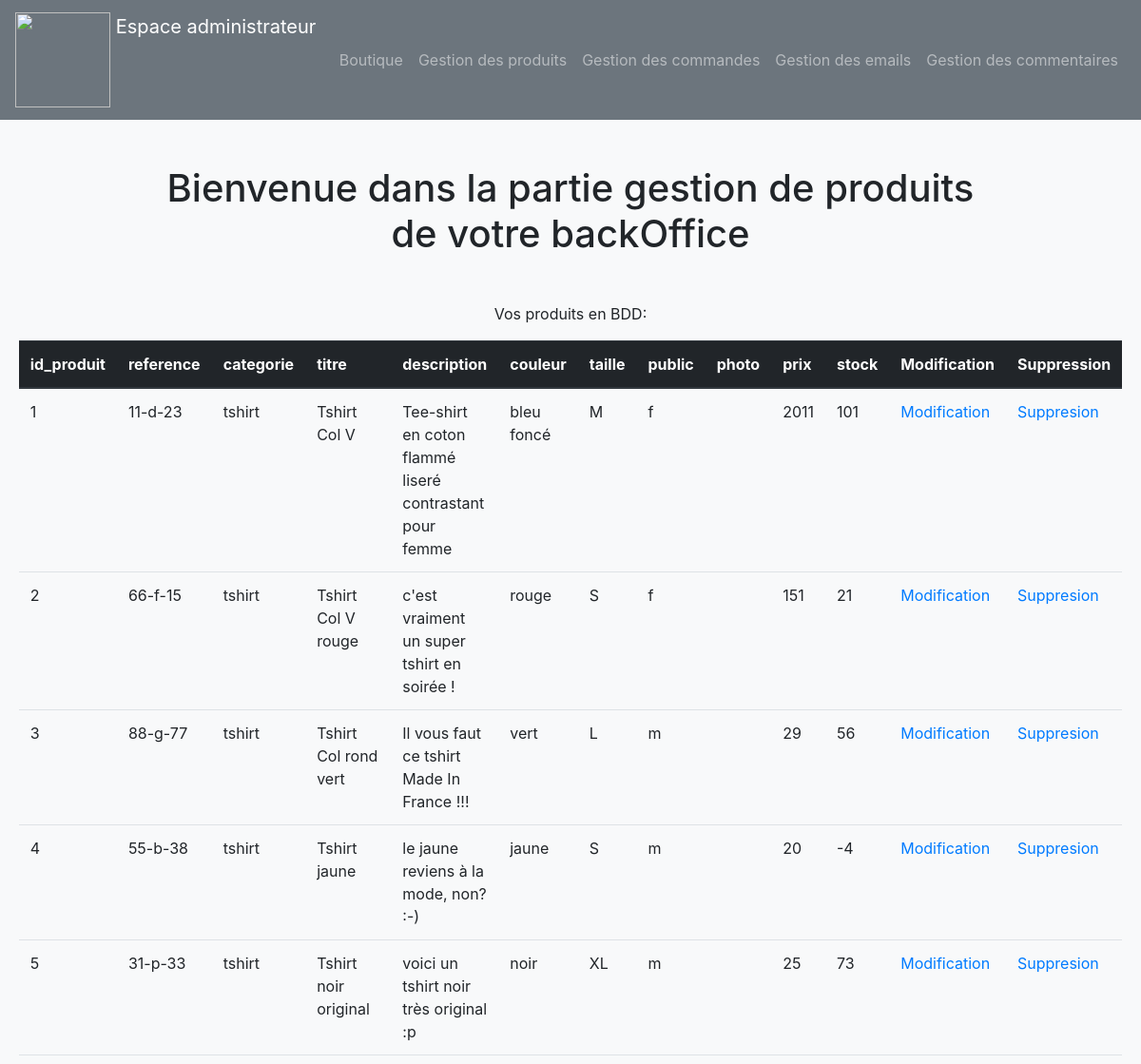
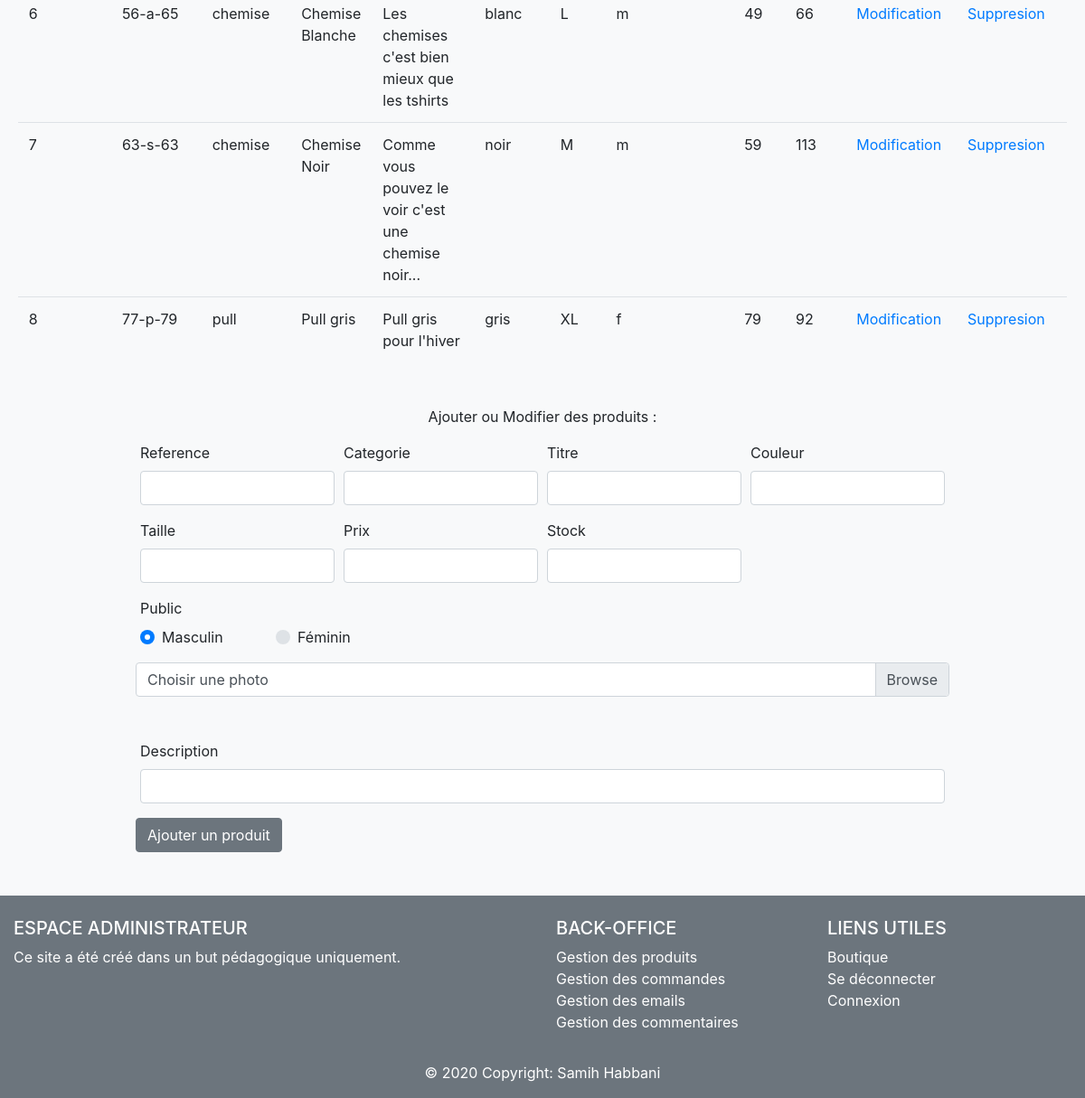
Page /admin/gestion_produits_sans_pagination.php on the committed database (2 pictures, top to bottom).
### tables this page shows
CREATE TABLE `produit` (
  `id_produit` int(3) NOT NULL,
  `reference` varchar(20) NOT NULL,
  `categorie` varchar(20) NOT NULL,
  `titre` varchar(100) NOT NULL,
  `description` text NOT NULL,
  `couleur` varchar(20) NOT NULL,
  `taille` varchar(5) NOT NULL,
  `public` enum('m','f','mixte') NOT NULL,
  `photo` varchar(250) NOT NULL,
  `prix` int(3) NOT NULL,
  `stock` int(3) NOT NULL
);

### admin/gestion_produits_sans_pagination.php (the view, shortened to what this page needs)
<?php
require_once("../inc/init.php");
$stmt = $pdo->query("SELECT * FROM produit");
$reference = (isset($produit)) ? $produit["reference"] : "";
$categorie = (isset($produit)) ? $produit["categorie"] : "";
$titre = (isset($produit)) ? $produit["titre"] : "";
$description = (isset($produit)) ? $produit["description"] : "";
$prix = (isset($produit)) ? $produit["prix"] : "";
$stock = (isset($produit)) ? $produit["stock"] : "";
require_once("inc/header.php");
?>
<h1 class='mb-5 text-center'>Bienvenue dans la partie gestion de produits de votre backOffice</h1>
<p>Vos produits en BDD:</p>
<table class="table mb-5">
  <thead class="thead-dark">
    <tr>
        <?php for ($i = 0; $i < $stmt->columnCount(); $i++) {
            $col = $stmt->getColumnMeta($i); ?>
            <th scope="col"><?= $col['name']; ?></th>
        <?php } ?>
        <th scope="col"> Modification  </th>
        <th scope="col"> Suppression  </th>
    </tr>
  </thead>
  <tbody>
        <?php foreach($stmt->fetchAll(PDO::FETCH_ASSOC) as $index => $produit) { ?>
            <tr>
                <?php foreach($produit as $index => $valeur) {
                    if($index == 'photo') { ?>
                        <td> <img style="width:50px" src="<?= $valeur; ?>" alt=""> </td>
                    <?php } else { ?>
                        <td> <?php echo $produit[$index];  ?> </td>
                    <?php } ?>
                <?php } ?>
                <td> <a href="?action=modification&id_produit=<?= $produit["id_produit"]?>#ajout_modif"> Modification </a> </td>
                <td> <a href="?action=suppression&id_produit=<?= $produit["id_produit"]?>"> Suppresion </a> </td>
            </tr>
       <?php } ?>
  </tbody>
</table>
<p id="ajout_modif">Ajouter ou Modifier des produits :</p>
<form action="" method="POST" enctype="multipart/form-data">
    <div class="form-row">
        <div class="form-group col-md-3">
            <label for="reference">Reference</label>
            <input type="text" class="form-control" id="reference" name="reference" value="<?= $reference; ?>">
        </div>
        <div class="form-group col-md-3">
            <label for="categorie">Categorie</label>
            <input type="text" class="form-control" id="categorie" name="categorie" value="<?= $categorie; ?>">
        </div>
        <div class="form-group col-md-3">
            <label for="titre">Titre</label>
            <input type="text" class="form-control" id="titre" name="titre" value="<?= $titre; ?>">
        </div>
        <div class="form-group col-md-3">
            <label for="couleur">Couleur</label>
            <input type="text" class="form-control" id="couleur" name="couleur" value="<?= $couleur; ?>">
        </div>
        <div class="form-group col-md-3">
            <label for="taille">Taille</label>
            <input type="text" class="form-control" id="taille" name="taille" value="<?= $taille; ?>">
        </div>
        <div class="form-group col-md-3">
            <label for="prix">Prix</label>
            <input type="text" class="form-control" id="prix" name="prix" value="<?= $prix; ?>">
        </div>
        <div class="form-group col-md-3">
            <label for="stock">Stock</label>
            <input type="text" class="form-control" id="stock" name="stock" value="<?= $stock; ?>">
        </div>
        <div class="form-group col-md-2">
            <label for="public_m">Public</label>
            <div class="custom-control custom-radio">
                <label class="custom-control-label" for="public_m">Masculin</label>
            </div>
        </div>
        <div class="form-group col-md-2">
            <label for="public_f" style="color:transparent">Public</label>
            <div class="custom-control custom-radio">
                <label class="custom-control-label" for="public_f">Féminin</label>
            </div>
        </div>
        <div class="custom-file mb-5">
            <label class="custom-file-label" for="maPhoto">Choisir une photo</label>
        </div>
        <div class="form-group col-md-12">
            <label for="description">Description</label>
            <input type="text" class="form-control" id="description" name="description" value="<?= $description; ?>">
        </div>
        <?php if(isset($_GET["action"]) && $_GET["action"] == "modification") { ?>
            <button type="submit" class="btn btn-secondary" name="modifierProduit">Modifier un produit</button>
        <?php } else { ?>
            <button type="submit" class="btn btn-secondary" name="ajouterProduit">Ajouter un produit</button>
        <?php } ?>
    </div>
</form>
<?php
    require_once("inc/footer.php");
?>

### rows in the picture
produit: id_produit "1", reference "11-d-23", categorie "tshirt", titre "Tshirt Col V", description "Tee-shirt en coton flammé liseré contrastant pour femme", couleur "bleu foncé", taille "M", public "f", prix "2011", stock "101"
produit: id_produit "2", reference "66-f-15", categorie "tshirt", titre "Tshirt Col V rouge", description "c'est vraiment un super tshirt en soirée !", couleur "rouge", taille "S", public "f", prix "151", stock "21"
produit: id_produit "3", reference "88-g-77", categorie "tshirt", titre "Tshirt Col rond vert", description "Il vous faut ce tshirt Made In France !!!", couleur "vert", taille "L", public "m", prix "29", stock "56"
produit: id_produit "4", reference "55-b-38", categorie "tshirt", titre "Tshirt jaune", description "le jaune reviens à la mode, non? :-)", couleur "jaune", taille "S", public "m", prix "20", stock "-4"
produit: id_produit "5", reference "31-p-33", categorie "tshirt", titre "Tshirt noir original", description "voici un tshirt noir très original :p", couleur "noir", taille "XL", public "m", prix "25", stock "73"
produit: id_produit "6", reference "56-a-65", categorie "chemise", titre "Chemise Blanche", description "Les chemises c'est bien mieux que les tshirts", couleur "blanc", taille "L", public "m", prix "49", stock "66"
produit: id_produit "7", reference "63-s-63", categorie "chemise", titre "Chemise Noir", description "Comme vous pouvez le voir c'est une chemise noir...", couleur "noir", taille "M", public "m", prix "59", stock "113"
produit: id_produit "8", reference "77-p-79", categorie "pull", titre "Pull gris", description "Pull gris pour l'hiver", couleur "gris", taille "XL", public "f", prix "79", stock "92"

### other values in the picture
$col['name'] "id_produit"
$col['name'] "reference"
$col['name'] "categorie"
$col['name'] "titre"
$col['name'] "description"
$col['name'] "couleur"
$col['name'] "taille"
$col['name'] "public"
$col['name'] "photo"
$col['name'] "prix"
$col['name'] "stock"
